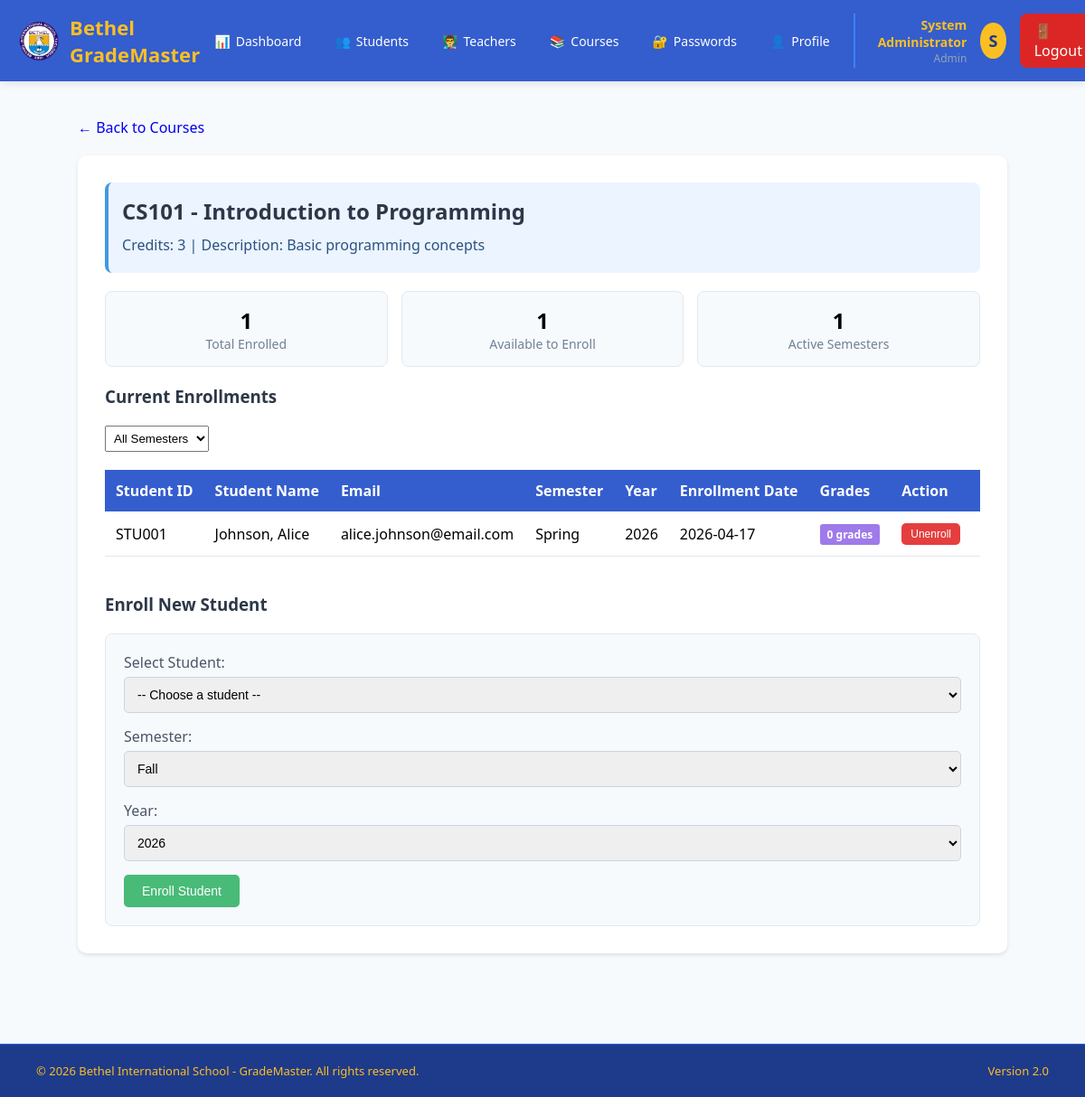
Page /manage_enrollments.php?course_id=1 (signed in) on the committed database.
### tables this page shows
CREATE TABLE `courses` (
  `id` int(11) NOT NULL,
  `course_code` varchar(20) NOT NULL,
  `course_name` varchar(100) NOT NULL,
  `credits` int(11) NOT NULL,
  `teacher_id` int(11) DEFAULT NULL,
  `description` text DEFAULT NULL
);

CREATE TABLE `enrollments` (
  `id` int(11) NOT NULL,
  `student_id` int(11) NOT NULL,
  `course_id` int(11) NOT NULL,
  `enrollment_date` date DEFAULT curdate(),
  `semester` varchar(20) DEFAULT NULL,
  `year` int(11) DEFAULT NULL
);

CREATE TABLE `students` (
  `id` int(11) NOT NULL,
  `user_id` int(11) DEFAULT NULL,
  `student_id` varchar(20) NOT NULL,
  `first_name` varchar(50) NOT NULL,
  `last_name` varchar(50) NOT NULL,
  `email` varchar(100) DEFAULT NULL,
  `phone` varchar(20) DEFAULT NULL,
  `address` text DEFAULT NULL,
  `profile_image` varchar(255) DEFAULT NULL,
  `enrollment_date` date DEFAULT NULL
);

### manage_enrollments.php (the view, shortened to what this page needs)
<?php
require_once 'config/database.php';
include 'includes/header.php';
$course_id = isset($_GET['course_id']) ? (int)$_GET['course_id'] : 0;
$stmt = $pdo->prepare("SELECT * FROM courses WHERE id = ?");
$stmt->execute([$course_id]);
$course = $stmt->fetch();
$stmt = $pdo->prepare("
    SELECT e.*,
           s.student_id,
           s.first_name,
           s.last_name,
           s.email,
           (SELECT COUNT(*) FROM grades WHERE enrollment_id = e.id) as grade_count
    FROM enrollments e
    JOIN students s ON e.student_id = s.id
    WHERE e.course_id = ?
    ORDER BY s.last_name, s.first_name
");
$stmt->execute([$course_id]);
$enrollments = $stmt->fetchAll();
$current_semester = isset($_POST['semester']) ? $_POST['semester'] : 'Fall';
$current_year = isset($_POST['year']) ? $_POST['year'] : date('Y');
$stmt = $pdo->prepare("
    SELECT s.*
    FROM students s
    WHERE s.id NOT IN (
        SELECT student_id
        FROM enrollments
        WHERE course_id = ? AND semester = ? AND year = ?
    )
    ORDER BY s.last_name, s.first_name
");
$stmt->execute([$course_id, $current_semester, $current_year]);
$available_students = $stmt->fetchAll();
$stmt = $pdo->prepare("
    SELECT DISTINCT semester, year
    FROM enrollments
    WHERE course_id = ?
    ORDER BY year DESC,
             CASE semester
                WHEN 'Spring' THEN 1
                WHEN 'Winter' THEN 2
                WHEN 'Fall' THEN 3
             END
");
$stmt->execute([$course_id]);
$existing_semesters = $stmt->fetchAll();
?>
<!DOCTYPE html>
<html lang="en">
<head>
</head>
<body>
    <div class="container">
        <a href="manage_courses.php" class="back-link">← Back to Courses</a>
        <div class="card">
            <div class="course-info">
                <h2><?php echo htmlspecialchars($course['course_code'] . ' - ' . $course['course_name']); ?></h2>
                <p>Credits: <?php echo $course['credits']; ?> | Description: <?php echo htmlspecialchars($course['description'] ?: 'No description'); ?></p>
            </div>
            <div class="stats-box">
                <div class="stat">
                    <div class="stat-value"><?php echo count($enrollments); ?></div>
                    <div class="stat-label">Total Enrolled</div>
                </div>
                <div class="stat">
                    <div class="stat-value"><?php echo count($available_students); ?></div>
                    <div class="stat-label">Available to Enroll</div>
                </div>
                <div class="stat">
                    <div class="stat-value"><?php echo count($existing_semesters); ?></div>
                    <div class="stat-label">Active Semesters</div>
                </div>
            </div>
            <h3>Current Enrollments</h3>
            <?php if (count($enrollments) > 0): ?>
                <?php if (count($existing_semesters) > 0): ?>
                <div style="margin-bottom: 15px;">
                    <form method="GET" style="display: inline;">
                        <select name="semester_filter" onchange="this.form.submit()" style="padding: 5px;">
                            <option value="">All Semesters</option>
                        </select>
                    </form>
                </div>
                <?php endif; ?>
                <table>
                    <thead>
                        <tr>
                            <th>Student ID</th>
                            <th>Student Name</th>
                            <th>Email</th>
                            <th>Semester</th>
                            <th>Year</th>
                            <th>Enrollment Date</th>
                            <th>Grades</th>
                            <th>Action</th>
                        </tr>
                    </thead>
                    <tbody>
                        <?php
                        foreach ($enrollments as $enrollment):
                        ?>
                        <tr>
                            <td><?php echo htmlspecialchars($enrollment['student_id']); ?></td>
                            <td><?php echo htmlspecialchars($enrollment['last_name'] . ', ' . $enrollment['first_name']); ?></td>
                            <td><?php echo htmlspecialchars($enrollment['email']); ?></td>
                            <td><?php echo $enrollment['semester']; ?></td>
                            <td><?php echo $enrollment['year']; ?></td>
                            <td><?php echo $enrollment['enrollment_date']; ?></td>
                            <td>
                                <span class="badge badge-grades"><?php echo $enrollment['grade_count']; ?> grades</span>
                            </td>
                            <td>
                                <form method="POST" style="display: inline;" onsubmit="return confirm('Are you sure you want to unenroll this student? This will also delete all their grades for this course.')">
                                    <button type="submit" class="btn btn-danger btn-sm">Unenroll</button>
                                </form>
                            </td>
                        </tr>
                        <?php endforeach; ?>
                    </tbody>
                </table>
            <?php else: ?>
                <p style="text-align: center; padding: 30px; color: #718096; background: #f7fafc; border-radius: 5px;">
                    No students enrolled in this course yet.
                </p>
            <?php endif; ?>
            <div style="margin-top: 40px;">
                <h3>Enroll New Student</h3>
                <?php if (count($available_students) > 0): ?>
                    <div class="enrollment-form">
                        <form method="POST" action="">
                            <div class="form-group">
                                <label for="student_id">Select Student:</label>
                                <select name="student_id" id="student_id" required>
                                    <option value="">-- Choose a student --</option>
                                </select>
                            </div>
                            <div class="form-group">
                                <label for="semester">Semester:</label>
                                <select name="semester" id="semester" required>
                                    <option value="Fall">Fall</option>
                                </select>
                            </div>
                            <div class="form-group">
                                <label for="year">Year:</label>
                                <select name="year" id="year" required>
                                    <?php for ($y = date('Y'); $y >= 2020; $y--): ?>
                                        <option value="<?php echo $y; ?>"><?php echo $y; ?></option>
                                    <?php endfor; ?>
                                </select>
                            </div>
                            <button type="submit" class="btn btn-success">Enroll Student</button>
                        </form>
                    </div>
                <?php else: ?>
                    <p style="color: #718096; background: #f7fafc; padding: 20px; border-radius: 5px;">
                        No available students to enroll. All students are already enrolled in this course for the selected semester.
                    </p>
                <?php endif; ?>
            </div>
        </div>
    </div>
</body>
</html>
<?php include 'includes/footer.php'; ?>

### includes/header.php (style rules this page uses)
* { margin: 0; padding: 0; box-sizing: border-box; }
body { font-family: 'Segoe UI', Tahoma, Geneva, Verdana, sans-serif; background: #f0f4f8; min-height: 100vh; display: flex; flex-direction: column; }
.container { max-width: 1400px; margin: 30px auto; padding: 0 20px; flex: 1; }

### manage_enrollments.php (style rules this page uses)
* { margin: 0; padding: 0; box-sizing: border-box; }
body { font-family: 'Segoe UI', Tahoma, Geneva, Verdana, sans-serif; background: #f7fafc; }
.container { max-width: 1200px; margin: 40px auto; padding: 0 20px; }
.card { background: white; border-radius: 10px; box-shadow: 0 2px 4px rgba(0,0,0,0.1); padding: 30px; margin-bottom: 20px; transition: transform 0.2s, box-shadow 0.2s; }
h2 { color: #2d3748; margin-bottom: 10px; }
h3 { color: #2d3748; margin-bottom: 20px; }
.course-info { background: #ebf4ff; padding: 15px; border-radius: 8px; margin-bottom: 20px; border-left: 4px solid #4299e1; }
.course-info p { margin: 5px 0; color: #2c5282; }
.btn { display: inline-block; padding: 10px 20px; background: linear-gradient(135deg, #305acf 0%, #2563eb 100%); color: white; text-decoration: none; border-radius: 5px; border: none; cursor: pointer; font-size: 14px; margin-right: 10px; }
.btn-danger { background: #e53e3e; }
.btn-success { background: #48bb78; }
.btn-sm { padding: 5px 10px; font-size: 12px; }
table { width: 100%; border-collapse: collapse; margin-top: 20px; }
th { background: #345dce; color: white; padding: 12px; text-align: left; }
td { padding: 12px; border-bottom: 1px solid #e2e8f0; }
.form-group { margin-bottom: 15px; }
.form-group label { display: block; margin-bottom: 5px; color: #4a5568; font-weight: 500; }
.form-group input, .form-group select { width: 100%; padding: 10px; border: 1px solid #cbd5e0; border-radius: 5px; font-size: 14px; }
.back-link { display: inline-block; margin-bottom: 20px; color: linear-gradient(135deg, #305acf 0%, #2563eb 100%); text-decoration: none; }
.stats-box { display: grid; grid-template-columns: repeat(auto-fit, minmax(200px, 1fr)); gap: 15px; margin-bottom: 20px; }
.stat { background: #f7fafc; padding: 15px; border-radius: 8px; text-align: center; border: 1px solid #e2e8f0; }
.stat-value { font-size: 24px; font-weight: bold; color: linear-gradient(135deg, #305acf 0%, #2563eb 100%); }
.stat-label { color: #718096; font-size: 14px; }
.enrollment-form { background: #f7fafc; padding: 20px; border-radius: 8px; border: 1px solid #e2e8f0; }
.badge { display: inline-block; padding: 3px 8px; border-radius: 3px; font-size: 12px; font-weight: bold; }
.badge-grades { background: #9f7aea; color: white; }

### rows in the picture
courses: course_code+course_name "CS101 - Introduction to Programming", credits "3", description "Basic programming concepts"
enrollments: student.student_id "STU001", student.first_name "Johnson, Alice", student.email "alice.johnson@email.com", semester "Spring", year "2026", enrollment_date "2026-04-17", grade_count "0"

### other values in the picture
$full_name "System Administrator"
$role "Admin"
substr($full_name, 0, 1) "S"
count($enrollments) "1"
count($available_students) "1"
count($existing_semesters) "1"
form field year "2026"
